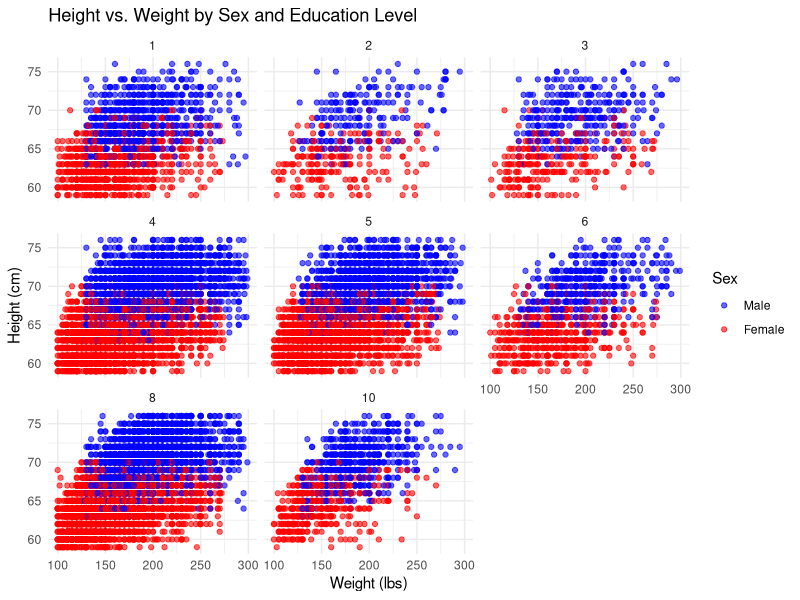
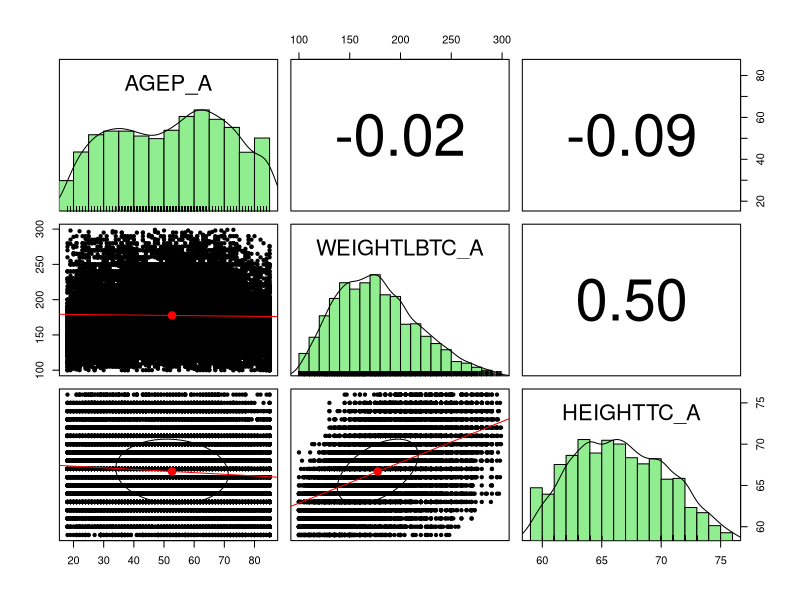

Recreate these plots in R, in order.
library(tidyverse)
library (ggplot2)
library(psych)

# Load cleaned dataset
nhis <- read_csv("data/nhis_clean.csv")

# Ensure categorical variables are factors for plotting
nhis$SEX_A <- as.factor(nhis$SEX_A)
nhis$EDUCP_A <- as.factor(nhis$EDUCP_A)

# Define custom labels for the SEX_A variable (in accordance with codebook)
sex_labels <- c("1" = "Male", "2" = "Female")


# Calculate the correlation between Height & Weight
correlation <- cor(nhis$HEIGHTTC_A, nhis$WEIGHTLBTC_A, use = "complete.obs")
cat("Correlation between Height and Weight:", correlation, "\n")

# Create enhanced scatterplot of Height vs Weight faceted by Sex & Education Level
ggplot(data = nhis, aes(x = WEIGHTLBTC_A, y = HEIGHTTC_A, color = SEX_A)) +
  geom_point(alpha = 0.6) + # Use alpha for better visibility 
  facet_wrap(~ EDUCP_A) + # Facet by Education Level
  labs(
    title = "Height vs. Weight by Sex and Education Level",
    x = "Weight (lbs)",
    y = "Height (cm)",
    color = "Sex"
  ) +
scale_color_manual(labels = sex_labels, values = c("blue", "red")) + # Apply custom labels & colors
  theme_minimal() # Apply a clean theme 

# Create a scatter plot matrix of Age, Weight, and Height
pairs.panels(nhis[, c("AGEP_A", "WEIGHTLBTC_A", "HEIGHTTC_A")],
             method = "pearson", # Add correlation method
             hist.col = "lightgreen", # Add color to histograms
             ellipses = TRUE, # Add correlation ellipses
             lm = TRUE) # Add linear regression lines


